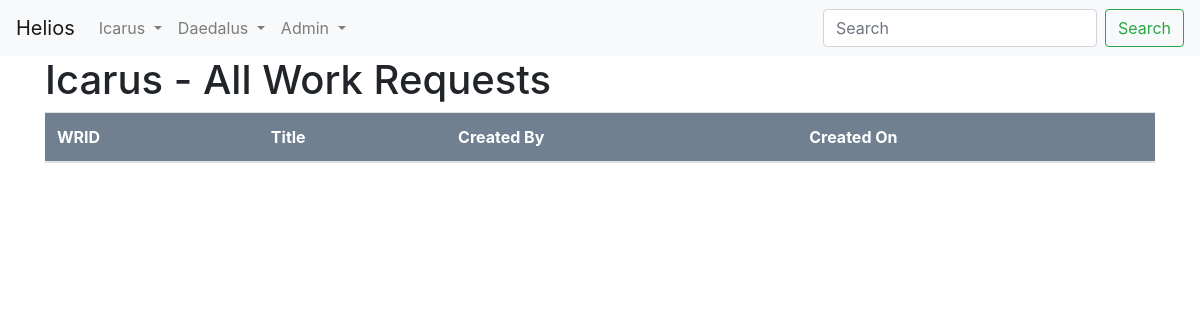
The page /wr/ on the database as committed earlier.
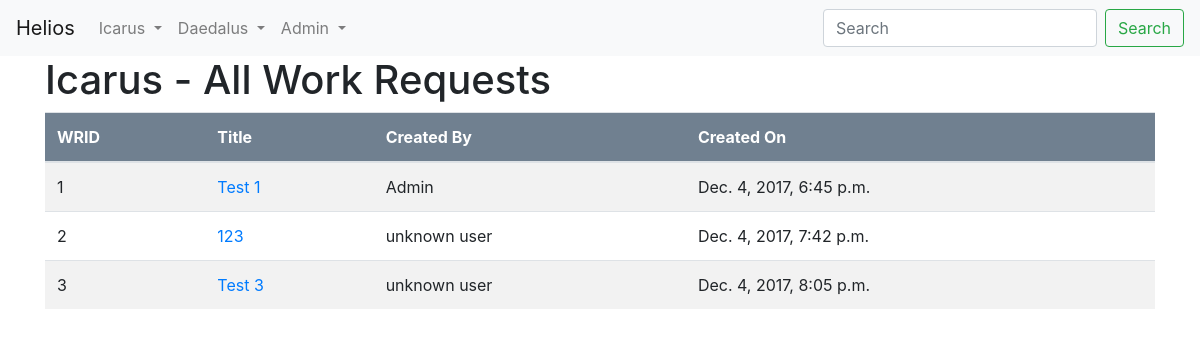
The same page on the database as committed later.
### Icarus/models.py (models this page shows, shortened)
class WorkRequests(models.Model):
    REQ_STATES = (
        ("DR", "Draft"),
        ("BA", "Backlog"),
        ("RE", "Requested"),
        ("AP", "Approved"),
        ("DE", "Denied"),
        ("IP", "In Progress"),
        ("CX", "Closed - Canceled"),
        ("CC", "Closed - Complete"),
    )
    summary = models.CharField(max_length=255, blank=False)
    description = models.TextField()
    create_by = models.CharField(max_length=50, blank=False)
    create_date = models.DateTimeField(auto_now_add=True)
    modified_by = models.CharField(max_length=50, blank=True)
    modified_date = models.DateTimeField(auto_now=True)
    status = models.CharField(max_length=2, choices=REQ_STATES, default="DR")
    fk_flow = models.ForeignKey('Flows', on_delete=models.CASCADE,blank=True, null=True)

### Icarus/views.py (the view)
# urls.py: url(r'^wr/$', views.WR_all, name='WR_all'),
def WR_all(request):
    wrequests = models.WorkRequests.objects.all
    return render(request, 'Icarus/WR/WR_all.html', {'wrequests':wrequests})

### Icarus/templates/Icarus/WR/WR_all.html
{% extends 'Icarus/base.html' %}
{% block content %}
        <h1>Icarus - All Work Requests</h1>
        <table class="table table-striped WR">
          <thead class="black">
            <tr>
              <th>WRID</th>
              <th>Title</th>
              <th>Created By</th>
              <th>Created On</th>
          </thead>
          <tbody>
            {% for wrequest in wrequests %}
            <tr>
              <td>{{ wrequest.pk }}</td>
              <td><a href="{% url 'WR_detail' pk=wrequest.pk %}">{{ wrequest.summary }}</a></td>
              <td>{{ wrequest.create_by }}</td>
              <td>{{ wrequest.create_date }}</td>
            </tr>
            {% endfor %}
          </tbody>
        </table>
{% endblock %}

Rows that differ between the two databases and show on the page:
added WorkRequests: pk "1", summary "Test 1", create_by "Admin", create_date "Dec. 4, 2017, 6:45 p.m."
added WorkRequests: pk "2", summary "123", create_by "unknown user", create_date "Dec. 4, 2017, 7:42 p.m."
added WorkRequests: pk "3", summary "Test 3", create_by "unknown user", create_date "Dec. 4, 2017, 8:05 p.m."
